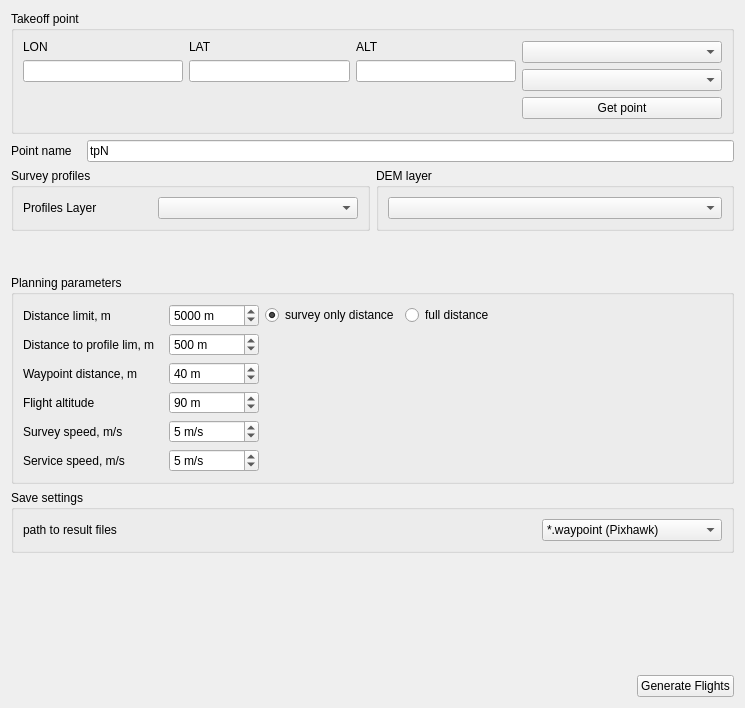
<?xml version="1.0" encoding="UTF-8"?>
<ui version="4.0">
 <class>FlightPlan_form</class>
 <widget class="QWidget" name="FlightPlan_form">
  <property name="geometry">
   <rect>
    <x>0</x>
    <y>0</y>
    <width>745</width>
    <height>708</height>
   </rect>
  </property>
  <property name="windowTitle">
   <string>Form</string>
  </property>
  <layout class="QVBoxLayout" name="verticalLayout_5">
   <item>
    <widget class="QGroupBox" name="groupBox">
     <property name="sizePolicy">
      <sizepolicy hsizetype="Expanding" vsizetype="Maximum">
       <horstretch>0</horstretch>
       <verstretch>0</verstretch>
      </sizepolicy>
     </property>
     <property name="title">
      <string>Takeoff point</string>
     </property>
     <layout class="QHBoxLayout" name="horizontalLayout">
      <item>
       <layout class="QGridLayout" name="gridLayout">
        <item row="1" column="2">
         <widget class="QLineEdit" name="lineEdit_lon_3">
          <property name="inputMask">
           <string/>
          </property>
         </widget>
        </item>
        <item row="1" column="0">
         <widget class="QLineEdit" name="lineEdit_lon">
          <property name="inputMask">
           <string/>
          </property>
         </widget>
        </item>
        <item row="0" column="2">
         <widget class="QLabel" name="label_3">
          <property name="text">
           <string>ALT</string>
          </property>
         </widget>
        </item>
        <item row="0" column="1">
         <widget class="QLabel" name="label_2">
          <property name="maximumSize">
           <size>
            <width>16777215</width>
            <height>80</height>
           </size>
          </property>
          <property name="text">
           <string>LAT</string>
          </property>
         </widget>
        </item>
        <item row="1" column="1">
         <widget class="QLineEdit" name="lineEdit_lat">
          <property name="inputMask">
           <string/>
          </property>
         </widget>
        </item>
        <item row="0" column="0">
         <widget class="QLabel" name="label">
          <property name="maximumSize">
           <size>
            <width>16777215</width>
            <height>80</height>
           </size>
          </property>
          <property name="text">
           <string>LON</string>
          </property>
         </widget>
        </item>
        <item row="2" column="1">
         <spacer name="verticalSpacer_2">
          <property name="orientation">
           <enum>Qt::Vertical</enum>
          </property>
          <property name="sizeHint" stdset="0">
           <size>
            <width>20</width>
            <height>40</height>
           </size>
          </property>
         </spacer>
        </item>
       </layout>
      </item>
      <item>
       <layout class="QVBoxLayout" name="verticalLayout">
        <property name="spacing">
         <number>5</number>
        </property>
        <item>
         <widget class="QgsMapLayerComboBox" name="takeoff_point_layer_ComboBox">
          <property name="minimumSize">
           <size>
            <width>200</width>
            <height>0</height>
           </size>
          </property>
          <property name="maximumSize">
           <size>
            <width>200</width>
            <height>16777215</height>
           </size>
          </property>
         </widget>
        </item>
        <item>
         <widget class="QgsFeatureListComboBox" name="takeoff_point_ComboBox"/>
        </item>
        <item>
         <widget class="QPushButton" name="pushButton_2">
          <property name="text">
           <string>Get point</string>
          </property>
         </widget>
        </item>
       </layout>
      </item>
     </layout>
    </widget>
   </item>
   <item>
    <layout class="QHBoxLayout" name="horizontalLayout_6">
     <item>
      <widget class="QLabel" name="label_10">
       <property name="minimumSize">
        <size>
         <width>70</width>
         <height>0</height>
        </size>
       </property>
       <property name="text">
        <string>Point name</string>
       </property>
      </widget>
     </item>
     <item>
      <widget class="QLineEdit" name="lineEdit">
       <property name="text">
        <string>tpN</string>
       </property>
      </widget>
     </item>
    </layout>
   </item>
   <item>
    <layout class="QHBoxLayout" name="horizontalLayout_3">
     <item>
      <widget class="QGroupBox" name="groupBox_2">
       <property name="title">
        <string>Survey profiles</string>
       </property>
       <layout class="QVBoxLayout" name="verticalLayout_2">
        <item>
         <layout class="QHBoxLayout" name="horizontalLayout_2">
          <item>
           <widget class="QLabel" name="label_4">
            <property name="minimumSize">
             <size>
              <width>90</width>
              <height>0</height>
             </size>
            </property>
            <property name="text">
             <string>Profiles Layer</string>
            </property>
           </widget>
          </item>
          <item>
           <widget class="QgsMapLayerComboBox" name="profiles_mMapLayerComboBox">
            <property name="minimumSize">
             <size>
              <width>200</width>
              <height>0</height>
             </size>
            </property>
           </widget>
          </item>
         </layout>
        </item>
       </layout>
      </widget>
     </item>
     <item>
      <widget class="QGroupBox" name="groupBox_4">
       <property name="title">
        <string>DEM layer</string>
       </property>
       <layout class="QVBoxLayout" name="verticalLayout_3">
        <item>
         <widget class="QgsMapLayerComboBox" name="DEM_mMapLayerComboBox">
          <property name="minimumSize">
           <size>
            <width>200</width>
            <height>0</height>
           </size>
          </property>
         </widget>
        </item>
       </layout>
      </widget>
     </item>
    </layout>
   </item>
   <item>
    <layout class="QHBoxLayout" name="horizontalLayout_5">
     <item>
      <widget class="QLabel" name="label_7">
       <property name="sizePolicy">
        <sizepolicy hsizetype="Fixed" vsizetype="Fixed">
         <horstretch>0</horstretch>
         <verstretch>0</verstretch>
        </sizepolicy>
       </property>
       <property name="minimumSize">
        <size>
         <width>32</width>
         <height>32</height>
        </size>
       </property>
       <property name="maximumSize">
        <size>
         <width>32</width>
         <height>32</height>
        </size>
       </property>
       <property name="text">
        <string/>
       </property>
      </widget>
     </item>
     <item>
      <widget class="QLabel" name="label_8">
       <property name="minimumSize">
        <size>
         <width>200</width>
         <height>0</height>
        </size>
       </property>
       <property name="maximumSize">
        <size>
         <width>16777215</width>
         <height>32</height>
        </size>
       </property>
       <property name="text">
        <string/>
       </property>
      </widget>
     </item>
    </layout>
   </item>
   <item>
    <widget class="QGroupBox" name="groupBox_3">
     <property name="title">
      <string>Planning parameters</string>
     </property>
     <layout class="QGridLayout" name="gridLayout_2">
      <item row="0" column="1">
       <widget class="QSpinBox" name="survey_dist_spinBox">
        <property name="minimumSize">
         <size>
          <width>50</width>
          <height>0</height>
         </size>
        </property>
        <property name="suffix">
         <string> m</string>
        </property>
        <property name="maximum">
         <number>999999</number>
        </property>
        <property name="value">
         <number>5000</number>
        </property>
       </widget>
      </item>
      <item row="3" column="0">
       <widget class="QLabel" name="label_14">
        <property name="text">
         <string>Flight altitude</string>
        </property>
       </widget>
      </item>
      <item row="4" column="0">
       <widget class="QLabel" name="label_12">
        <property name="text">
         <string>Survey speed, m/s</string>
        </property>
       </widget>
      </item>
      <item row="0" column="2">
       <layout class="QHBoxLayout" name="horizontalLayout_4">
        <item>
         <widget class="QRadioButton" name="radioButton">
          <property name="minimumSize">
           <size>
            <width>120</width>
            <height>0</height>
           </size>
          </property>
          <property name="text">
           <string>survey only distance</string>
          </property>
          <property name="checked">
           <bool>true</bool>
          </property>
         </widget>
        </item>
        <item>
         <widget class="QRadioButton" name="radioButton_2">
          <property name="minimumSize">
           <size>
            <width>110</width>
            <height>0</height>
           </size>
          </property>
          <property name="text">
           <string>full distance</string>
          </property>
         </widget>
        </item>
       </layout>
      </item>
      <item row="2" column="1">
       <widget class="QSpinBox" name="dist_to_profile_spinBox_2">
        <property name="minimumSize">
         <size>
          <width>50</width>
          <height>0</height>
         </size>
        </property>
        <property name="suffix">
         <string> m</string>
        </property>
        <property name="maximum">
         <number>999999</number>
        </property>
        <property name="value">
         <number>40</number>
        </property>
       </widget>
      </item>
      <item row="0" column="0">
       <widget class="QLabel" name="label_5">
        <property name="minimumSize">
         <size>
          <width>140</width>
          <height>0</height>
         </size>
        </property>
        <property name="maximumSize">
         <size>
          <width>140</width>
          <height>16777215</height>
         </size>
        </property>
        <property name="text">
         <string>Distance limit, m</string>
        </property>
       </widget>
      </item>
      <item row="5" column="0">
       <widget class="QLabel" name="label_13">
        <property name="text">
         <string>Service speed, m/s</string>
        </property>
       </widget>
      </item>
      <item row="2" column="0">
       <widget class="QLabel" name="label_9">
        <property name="text">
         <string>Waypoint distance, m</string>
        </property>
       </widget>
      </item>
      <item row="3" column="1">
       <widget class="QSpinBox" name="dist_to_profile_spinBox_3">
        <property name="minimumSize">
         <size>
          <width>50</width>
          <height>0</height>
         </size>
        </property>
        <property name="suffix">
         <string> m</string>
        </property>
        <property name="maximum">
         <number>999999</number>
        </property>
        <property name="value">
         <number>90</number>
        </property>
       </widget>
      </item>
      <item row="1" column="1">
       <widget class="QSpinBox" name="dist_to_profile_spinBox">
        <property name="minimumSize">
         <size>
          <width>50</width>
          <height>0</height>
         </size>
        </property>
        <property name="suffix">
         <string> m</string>
        </property>
        <property name="maximum">
         <number>999999</number>
        </property>
        <property name="value">
         <number>500</number>
        </property>
       </widget>
      </item>
      <item row="5" column="1">
       <widget class="QSpinBox" name="dist_to_profile_spinBox_5">
        <property name="minimumSize">
         <size>
          <width>50</width>
          <height>0</height>
         </size>
        </property>
        <property name="suffix">
         <string> m/s</string>
        </property>
        <property name="maximum">
         <number>999999</number>
        </property>
        <property name="value">
         <number>5</number>
        </property>
       </widget>
      </item>
      <item row="1" column="0">
       <widget class="QLabel" name="label_6">
        <property name="minimumSize">
         <size>
          <width>140</width>
          <height>0</height>
         </size>
        </property>
        <property name="text">
         <string>Distance to profile lim, m</string>
        </property>
       </widget>
      </item>
      <item row="4" column="1">
       <widget class="QSpinBox" name="dist_to_profile_spinBox_4">
        <property name="minimumSize">
         <size>
          <width>50</width>
          <height>0</height>
         </size>
        </property>
        <property name="suffix">
         <string> m/s</string>
        </property>
        <property name="maximum">
         <number>999999</number>
        </property>
        <property name="value">
         <number>5</number>
        </property>
       </widget>
      </item>
      <item row="0" column="3">
       <spacer name="horizontalSpacer_2">
        <property name="orientation">
         <enum>Qt::Horizontal</enum>
        </property>
        <property name="sizeHint" stdset="0">
         <size>
          <width>40</width>
          <height>20</height>
         </size>
        </property>
       </spacer>
      </item>
     </layout>
    </widget>
   </item>
   <item>
    <widget class="QGroupBox" name="groupBox_5">
     <property name="title">
      <string>Save settings</string>
     </property>
     <layout class="QVBoxLayout" name="verticalLayout_4">
      <item>
       <layout class="QHBoxLayout" name="horizontalLayout_7">
        <item>
         <widget class="QLabel" name="label_11">
          <property name="text">
           <string>path to result files</string>
          </property>
         </widget>
        </item>
        <item>
         <widget class="QgsFileWidget" name="mQgsFileWidget">
          <property name="sizePolicy">
           <sizepolicy hsizetype="Expanding" vsizetype="Preferred">
            <horstretch>0</horstretch>
            <verstretch>0</verstretch>
           </sizepolicy>
          </property>
         </widget>
        </item>
        <item>
         <widget class="QComboBox" name="comboBox">
          <property name="minimumSize">
           <size>
            <width>180</width>
            <height>0</height>
           </size>
          </property>
          <property name="maximumSize">
           <size>
            <width>180</width>
            <height>16777215</height>
           </size>
          </property>
          <item>
           <property name="text">
            <string>*.waypoint (Pixhawk)</string>
           </property>
          </item>
         </widget>
        </item>
       </layout>
      </item>
     </layout>
    </widget>
   </item>
   <item>
    <spacer name="verticalSpacer">
     <property name="orientation">
      <enum>Qt::Vertical</enum>
     </property>
     <property name="sizeHint" stdset="0">
      <size>
       <width>20</width>
       <height>40</height>
      </size>
     </property>
    </spacer>
   </item>
   <item>
    <layout class="QHBoxLayout" name="horizontalLayout_8">
     <item>
      <spacer name="horizontalSpacer">
       <property name="orientation">
        <enum>Qt::Horizontal</enum>
       </property>
       <property name="sizeHint" stdset="0">
        <size>
         <width>40</width>
         <height>20</height>
        </size>
       </property>
      </spacer>
     </item>
     <item>
      <widget class="QPushButton" name="pushButton">
       <property name="text">
        <string>Generate Flights</string>
       </property>
      </widget>
     </item>
    </layout>
   </item>
  </layout>
 </widget>
 <customwidgets>
  <customwidget>
   <class>QgsFeatureListComboBox</class>
   <extends>QComboBox</extends>
   <header>qgsfeaturelistcombobox.h</header>
  </customwidget>
  <customwidget>
   <class>QgsFileWidget</class>
   <extends>QWidget</extends>
   <header>qgsfilewidget.h</header>
  </customwidget>
  <customwidget>
   <class>QgsMapLayerComboBox</class>
   <extends>QComboBox</extends>
   <header>qgsmaplayercombobox.h</header>
  </customwidget>
 </customwidgets>
 <resources/>
 <connections/>
</ui>
